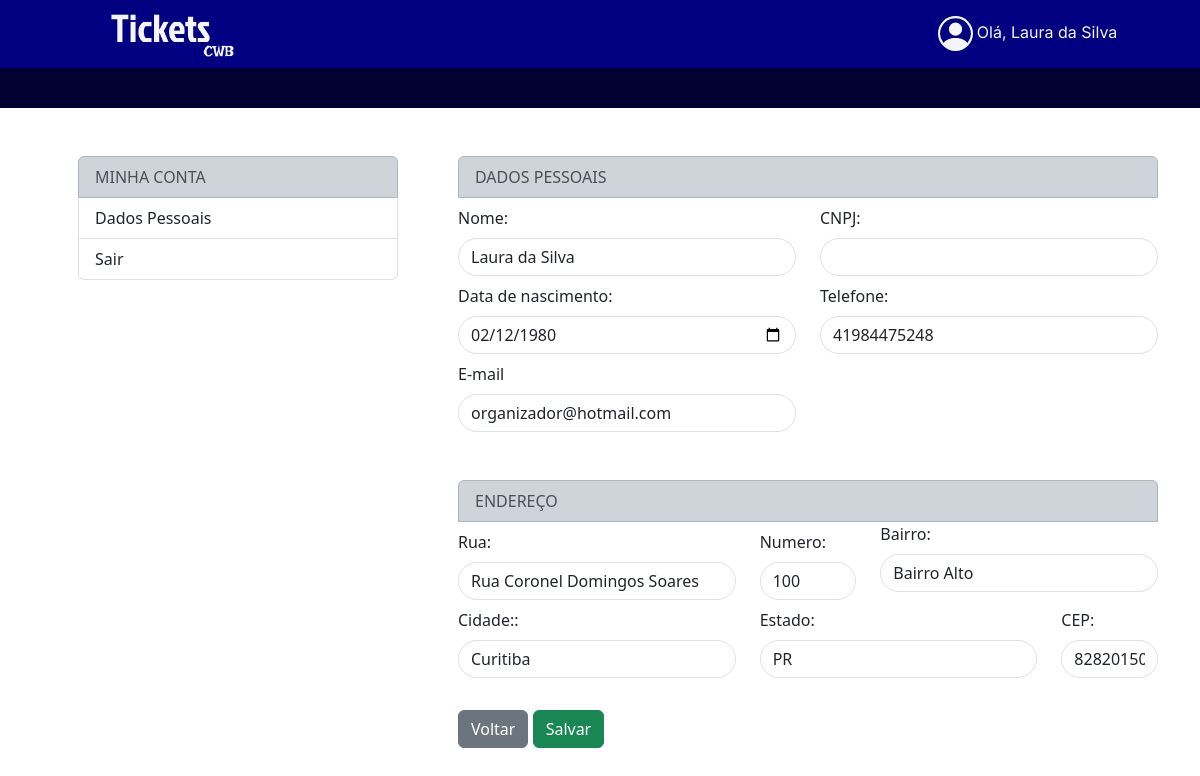
Screenshot of /organizador/alt_conta.php (signed in) with the database file from the repository.
### tables this page shows
CREATE TABLE `organizadores` (
  `id_organizador` int(4) NOT NULL,
  `nm_organizador` varchar(30) NOT NULL,
  `ds_email` varchar(50) NOT NULL,
  `ds_senha` varchar(50) NOT NULL,
  `dt_nascimento` date NOT NULL,
  `nr_telefone` char(11) NOT NULL,
  `nr_cnpj` char(14) NOT NULL,
  `nr_cep` char(8) NOT NULL,
  `nm_estado` varchar(30) NOT NULL,
  `nm_cidade` varchar(30) NOT NULL,
  `nm_rua` varchar(30) NOT NULL,
  `ds_numero` varchar(10) NOT NULL,
  `nm_bairro` varchar(30) NOT NULL,
  `ds_status_cad` int(3) NOT NULL
);

### organizador/alt_conta.php (the view, shortened to what this page needs)
<?php
include "../conn.php";
?>
<!DOCTYPE html>
<html lang="pt-br">
<head>
   <link href="https://cdn.jsdelivr.net/npm/bootstrap@5.3.2/dist/css/bootstrap.min.css" rel="stylesheet">
   <link rel="stylesheet" style="text/css" href="../style.css" />
   <link rel="stylesheet" style="text/css" href="../hover.css" />
</head>
<body>
   <nav>
      <div class="container-fluid menu" style="background-color: #000080;">
         <div class="container text-center" style="background-color: #000080;">
            <div class="row">
               <div class=" col-xl-3 col-md-4 col-12 pb-2">
                  <a class="navbar-brand" href="home_organizador.php">
                     <img src="../img/Group 49.png" height="60" width="auto">
                  </a>
               </div>
               <div class="pt-3 col-xl-6 col-md-4 col-12"></div>
               <div class="dropdown-center pt-3 col-xl-3 col-md-4 col-12">
                  <a class="nav-link" href="#" role="button" data-bs-toggle="dropdown" aria-expanded="false">
                     <?php
                     $cons_nome = $conn->prepare('SELECT * FROM organizadores WHERE id_organizador=:id');
                     $cons_nome->bindValue(':id', $_SESSION['login']);
                     $cons_nome->execute();
                     $row_nome = $cons_nome->fetch();
                     echo "<p>Olá, " . $row_nome['nm_organizador'] . "</P>";
                     ?>
                  </a>
               </div>
            </div>
         </div>
      </div>
   </nav>
   <div class="container-fluid" style="background-color: #000033; height: 40px; width: 100%;"></div>
   <div class="container-fluid">
      <div class="container">
         <div class="row">
            <div class="col-lg-4 col-sm-12 pt-5 ps-5">
               <div class="list-group">
                  <a href="#" class="list-group-item list-group-item-action  list-group-item-dark" aria-current="true">
                     MINHA CONTA
                  </a>
                  <a href="minha_conta_org.php" class="list-group-item list-group-item-action">Dados Pessoais</a>
                  <a href="log_org.php" class="list-group-item list-group-item-action">Sair</a>
               </div>
            </div>
            <div class="col-lg-8 col-sm-12 pt-5 ps-5">
               <form action="alt_conta.php?id=<?php echo $row_nome['id_organizador']; ?>" method="POST">
                  <ul class="list-group">
                     <li class="list-group-item list-group-item-dark">DADOS PESSOAIS</li>
                     <div class="row">
                        <div class="col mb-2 mt-2">
                           <label for="nome" class="form-label">Nome:</label>
                           <input type="text" class="form-control" id="nome" name="nome" value="<?php echo $row_nome['nm_organizador'] ?>">
                        </div>
                        <div class="col mb-2 mt-2">
                           <label for="cnpj" class="form-label">CNPJ:</label>
                           <input type="text" class="form-control" id="cnpj" name="cnpj" value="<?php echo $row_nome['nr_cnpj'] ?>">
                        </div>
                     </div>
                     <div class="row">
                        <div class="col mb-2">
                           <label for="datanasc" class="form-label">Data de nascimento:</label>
                           <input type="date" class="form-control" id="datanasc" name="datanasc" value="<?php echo $row_nome['dt_nascimento'] ?>">
                        </div>
                        <div class="col mb-2">
                           <label for="telefone" class="form-label">Telefone:</label>
                           <input type="text" class="form-control" id="telefone" name="telefone" value="<?php echo $row_nome['nr_telefone'] ?>">
                        </div>
                     </div>
                     <div class="row">
                        <div class="col-6 ">
                           <label for="email" class="form-label">E-mail</label>
                           <input type="text" class="form-control" id="email" name="email" value="<?php echo $row_nome['ds_email'] ?>">
                        </div>
                     </div>
                     <br>
                  </ul>
                  <br>
                  <ul class="list-group">
                     <li class="list-group-item list-group-item-dark">ENDEREÇO</li>
                     <div class="row">
                        <div class="col mb-2 mt-2">
                           <label for="rua" class="form-label">Rua:</label>
                           <input type="text" class="form-control" id="rua" name="rua" value="<?php echo $row_nome['nm_rua'] ?>">
                        </div>
                        <div class="col-2 mb-2 mt-2">
                           <label for="nr" class="form-label">Numero:</label>
                           <input type="text" class="form-control" id="nr" name="numero" value="<?php echo $row_nome['ds_numero'] ?>">
                        </div>
                        <div class="col mb-2">
                           <label for="bairro" class="form-label">Bairro:</label>
                           <input type="text" class="form-control" id="bairro" name="bairro" value="<?php echo $row_nome['nm_bairro'] ?>">
                        </div>
                     </div>
                     <div class="row">
                        <div class="col mb-2">
                           <label for="cidade" class="form-label">Cidade::</label>
                           <input type="text" class="form-control" id="cidade" name="cidade" value="<?php echo $row_nome['nm_cidade'] ?>">
                        </div>
                        <div class="col mb-2">
                           <label for="estado" class="form-label">Estado:</label>
                           <input type="text" class="form-control" id="estado" name="estado" value="<?php echo $row_nome['nm_estado'] ?>">
                        </div>
                        <div class="col-2 mb-2">
                           <label for="cep" class="form-label">CEP:</label>
                           <input type="text" class="form-control" id="cep" name="cep" value="<?php echo $row_nome['nr_cep'] ?>">
                        </div>
                     </div>
                  </ul>
                  <br>
                  <a href="minha_conta_org.php" type="button" class="btn btn-secondary">Voltar</a>
                  <button name="salvar" type="submit" class="btn btn-success">Salvar</button>
               </form>
               <br><br>
            </div>
         </div>
      </div>
   </div>
</body>
</html>

### style.css (style rules this page uses)
.form-control { border-radius: 20px; }
a { text-decoration:none; }
.container-fluid { --bs-gutter-x: 0; }
p { display: inline-flex; font-family: 'Inter', sans-serif; color:#f5f5f5; }

### rows the page displays
organizadores: nm_organizador "Laura da Silva", nome "Laura da Silva", datanasc "02/12/1980", telefone "41984475248", email "organizador@hotmail.com", rua "Rua Coronel Domingos Soares", numero "100", bairro "Bairro Alto", cidade "Curitiba", estado "PR", cep "82820150"
